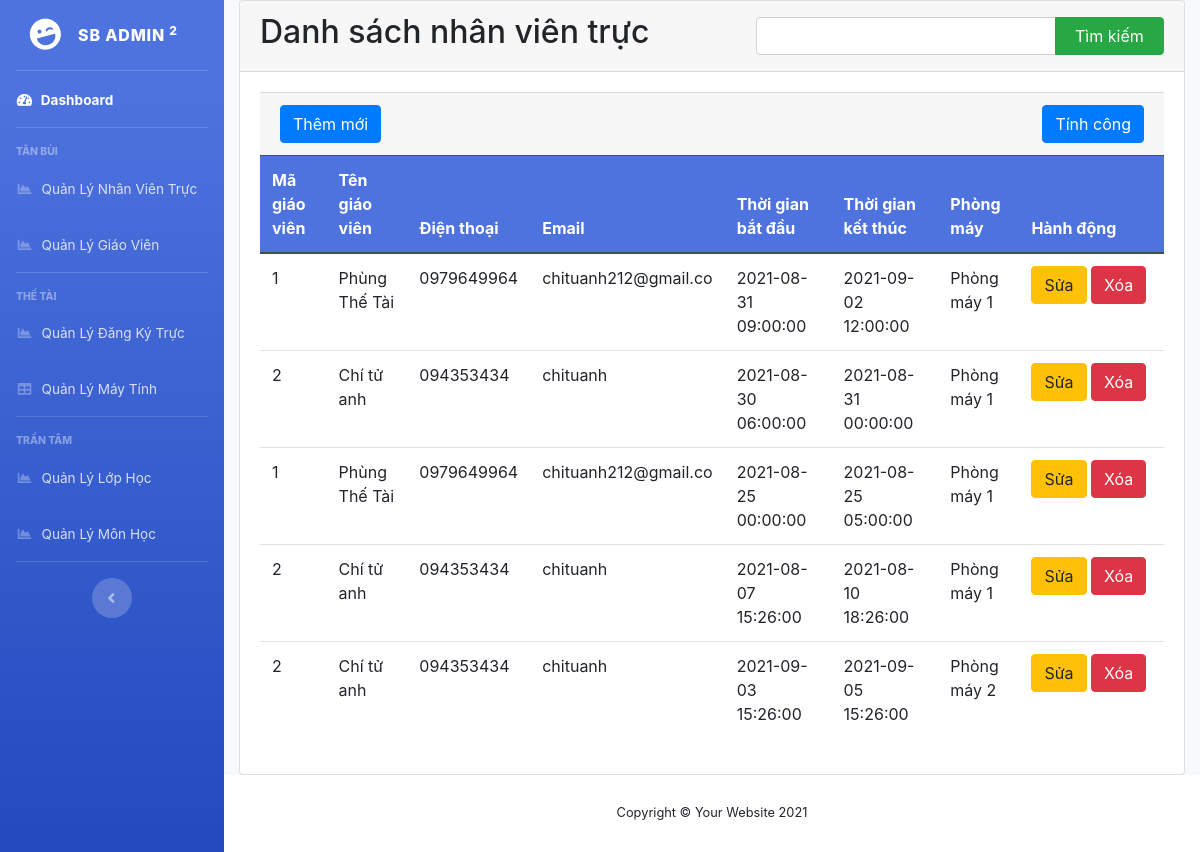
Screenshot of /buidangtan/QLNhanVienTruc/index.php with the database file from the repository.
### tables this page shows
CREATE TABLE `lichtruc` (
  `idLichTruc` int(11) NOT NULL,
  `idPhongMay` int(11) NOT NULL,
  `idGiaoVien` int(11) NOT NULL,
  `timeStart` datetime NOT NULL,
  `timeEnd` datetime NOT NULL
);

CREATE TABLE `giaovien` (
  `idGiaoVien` int(11) NOT NULL,
  `nameGiaoVien` varchar(100) DEFAULT NULL,
  `phoneGiaoVien` varchar(15) DEFAULT NULL,
  `email` varchar(20) DEFAULT NULL,
  `matKhau` varchar(100) DEFAULT NULL,
  `idChucVu` int(11) NOT NULL
);

CREATE TABLE `phongmay` (
  `idPhongMay` int(11) NOT NULL,
  `namePhongMay` varchar(100) DEFAULT NULL,
  `tinhTrang` varchar(100) DEFAULT NULL,
  `soLuongMay` int(11) DEFAULT NULL
);

### buidangtan/QLNhanVienTruc/screen/danhsach.php (the view, shortened to what this page needs)
<?php
try{
    $sqlBase = "SELECT * FROM lichtruc
				INNER JOIN giaovien ON lichtruc.idGiaoVien = giaovien.idGiaoVien
				INNER JOIN phongmay ON lichtruc.idPhongMay = phongmay.idPhongMay ";
	if (isset($_POST['sbm']) && !empty($_POST['search'])) {
    $search = $_POST['search'];
    $sql = "SELECT lichtruc.idGiaoVien, nameGiaoVien, phoneGiaoVien, email, timeStart, timeEnd, lichtruc.idPhongMay, namePhongMay FROM lichtruc
				INNER JOIN giaovien ON lichtruc.idGiaoVien = giaovien.idGiaoVien
				INNER JOIN phongmay ON lichtruc.idPhongMay = phongmay.idPhongMay
				WHERE nameGiaoVien LIKE '%$search%'";
    $query = mysqli_query($connect, $sql);
    $total_subject = mysqli_num_rows($query);
	} else {
    	$sql = $sqlBase;
		$query = mysqli_query($connect, $sql);
	}
}catch (Exception $err) {
    echo 'lỗi rồi';
}
?>
<div class="container-fluid">
    <div class="card">
        <div class="card-header d-flex justify-content-between align-items-center">
            <h2>Danh sách nhân viên trực</h2>
            <form method="POST" class="d-flex" action="">
                <input name="search" type="search" class="form-control">
                <button name="sbm" class="btn btn-success">Tìm kiếm</button>
            </form>
        </div>
        <div class="card-body">
			<div class="card-footer d-flex justify-content-between">
                <a href="index.php?page_layout=them" class="btn btn-primary">
                    Thêm mới
                </a>
				 <a href="index.php?page_layout=tinhcong" class="btn btn-primary">
                    Tính công
                </a>
            </div>
            <table class="table bordered">
                <thead class="thead-dark">
                    <tr>
                        <th>Mã giáo viên</th>
                        <th>Tên giáo viên</th>
                        <th>Điện thoại </th>
                        <th>Email</th>
                        <th>Thời gian bắt đầu</th>
                        <th>Thời gian kết thúc</th>
						<th>Phòng máy</th>
                        <th width="16%">Hành động</th>
                    </tr>
                </thead>
                <tbody>
                    <?php
                    while ($row = mysqli_fetch_assoc($query)) { ?>
                        <tr>
                            <td><?php echo $row['idGiaoVien']; ?></td>
                            <td> <?php echo $row['nameGiaoVien']; ?></td>
                            <td><?php echo $row['phoneGiaoVien']; ?></td>
                            <td><?php echo $row['email']; ?></td>
                            <td><?php echo $row['timeStart']; ?></td>
                            <td><?php echo $row['timeEnd']; ?></td>
                            <td><?php echo $row['namePhongMay']; ?></td>
                            <td>
                                <a class="btn btn-warning" href="index.php?page_layout=sua&id=<?php echo $row['idLichTruc']; ?>">Sửa</a>
                                <a onclick="return Del('<?php echo $row['nameGiaoVien'] ?>','<?php echo $row['timeStart'] ?>')" class="btn btn-danger" href="index.php?page_layout=xoa&id=<?php echo $row['idLichTruc']; ?>">Xóa</a>
                            </td>
                        </tr>
                    <?php } ?>
                </tbody>
            </table>
        </div>
    </div>
</div>

### buidangtan/QLNhanVienTruc/index.php (shortened to what this page needs)
<!DOCTYPE html>
<html lang="en">
<head>
    <link href="../../home/vendor/fontawesome-free/css/all.min.css" rel="stylesheet" type="text/css">
    <link href="../../home/css/sb-admin-2.min.css" rel="stylesheet">
    <link rel="stylesheet" href="https://maxcdn.bootstrapcdn.com/bootstrap/4.5.0/css/bootstrap.min.css">
</head>
<body id="page-top">
    <div id="wrapper">
        <ul class="navbar-nav bg-gradient-primary sidebar sidebar-dark accordion" id="accordionSidebar">
            <a class="sidebar-brand d-flex align-items-center justify-content-center" href="../../home/index.php">
                <div class="sidebar-brand-icon rotate-n-15">
                    <i class="fas fa-laugh-wink"></i>
                </div>
                <div class="sidebar-brand-text mx-3">SB Admin <sup>2</sup></div>
            </a>
            <hr class="sidebar-divider my-0">
            <li class="nav-item active">
                <a class="nav-link" href="../../home/index.php">
                    <i class="fas fa-fw fa-tachometer-alt"></i>
                    <span>Dashboard</span></a>
            </li>
            <hr class="sidebar-divider">
            <div class="sidebar-heading">
                Tân Bùi
            </div>
            <li class="nav-item">
                <a class="nav-link" href="../../buidangtan/QLNhanVienTruc/index.php">
                    <i class="fas fa-fw fa-chart-area"></i>
                    <span>Quản Lý Nhân Viên Trực</span></a>
            </li>
            <li class="nav-item">
                <a class="nav-link" href="../../buidangtan/QLGV/index.php">
                    <i class="fas fa-fw fa-chart-area"></i>
                    <span>Quản Lý Giáo Viên</span></a>
            </li>
            <hr class="sidebar-divider">
            <div class="sidebar-heading">
                Thế Tài
            </div>
            <li class="nav-item">
                <a class="nav-link" href="../../phungthetai/QLDangKy/index.php">
                    <i class="fas fa-fw fa-chart-area"></i>
                    <span>Quản Lý Đăng Ký Trực</span></a>
            </li>
            <li class="nav-item">
                <a class="nav-link" href="../../phungthetai/QLMayTinh/index.php">
                    <i class="fas fa-fw fa-table"></i>
                    <span>Quản Lý Máy Tính</span></a>
            </li>
            <hr class="sidebar-divider">
            <div class="sidebar-heading">
                Trần Tâm
            </div>
            <li class="nav-item">
                <a class="nav-link" href="../../TranTam/QLLH/index.php">
                    <i class="fas fa-fw fa-chart-area"></i>
                    <span>Quản Lý Lớp Học</span></a>
            </li>
            <li class="nav-item">
                <a class="nav-link" href="../../TranTam/QLMH/index.php">
                    <i class="fas fa-fw fa-chart-area"></i>
                    <span>Quản Lý Môn Học</span></a>
            </li>
            <hr class="sidebar-divider d-none d-md-block">
            <div class="text-center d-none d-md-inline">
                <button class="rounded-circle border-0" id="sidebarToggle"></button>
            </div>
        </ul>
        <div id="content-wrapper" class="d-flex flex-column">
            <div id="content">
                <?php
                if (isset($_GET['page_layout'])) {
                    switch ($_GET['page_layout']) {
                        case 'danhsach':
                            require_once 'screen/danhsach.php';
                            break;
                        case 'them':
                            require_once 'screen/them.php';
                            break;
                        case 'tinhcong':
                            require_once 'screen/tinhcong.php';
                            break;
                        case 'sua':
                            require_once 'screen/sua.php';
                            break;
                        case 'xoa':
                            require_once 'screen/xoa.php';
                            break;
                        default:
                            require_once 'screen/danhsach.php';
                            break;
                    }
                } else {
                    require_once 'screen/danhsach.php';
                }
                ?>
            </div>
            <footer class="sticky-footer bg-white">
                <div class="container my-auto">
                    <div class="copyright text-center my-auto">
                        <span>Copyright &copy; Your Website 2021</span>
                    </div>
                </div>
            </footer>
        </div>
    </div>
</body>
</html>

### buidangtan/QLNhanVienTruc/index.php (style rules this page uses)
.card input[type="search"] { margin-right: -6px; }
.table .thead-dark th { background-color: #4e73df !important; }
.card-header button { width: 140px; border-top-left-radius: 0; border-bottom-left-radius: 0; }

### rows the page displays
lichtruc: idGiaoVien.idGiaoVien "1", idGiaoVien.nameGiaoVien "Phùng Thế Tài", idGiaoVien.phoneGiaoVien "0979649964", idGiaoVien.email "chituanh212@gmail.co", timeStart "2021-08-31 09:00:00", timeEnd "2021-09-02 12:00:00", idPhongMay.namePhongMay "Phòng máy 1"
lichtruc: idGiaoVien.idGiaoVien "2", idGiaoVien.nameGiaoVien "Chí tử anh", idGiaoVien.phoneGiaoVien "094353434", idGiaoVien.email "chituanh", timeStart "2021-08-30 06:00:00", timeEnd "2021-08-31 00:00:00", idPhongMay.namePhongMay "Phòng máy 1"
lichtruc: idGiaoVien.idGiaoVien "1", idGiaoVien.nameGiaoVien "Phùng Thế Tài", idGiaoVien.phoneGiaoVien "0979649964", idGiaoVien.email "chituanh212@gmail.co", timeStart "2021-08-25 00:00:00", timeEnd "2021-08-25 05:00:00", idPhongMay.namePhongMay "Phòng máy 1"
lichtruc: idGiaoVien.idGiaoVien "2", idGiaoVien.nameGiaoVien "Chí tử anh", idGiaoVien.phoneGiaoVien "094353434", idGiaoVien.email "chituanh", timeStart "2021-08-07 15:26:00", timeEnd "2021-08-10 18:26:00", idPhongMay.namePhongMay "Phòng máy 1"
lichtruc: idGiaoVien.idGiaoVien "2", idGiaoVien.nameGiaoVien "Chí tử anh", idGiaoVien.phoneGiaoVien "094353434", idGiaoVien.email "chituanh", timeStart "2021-09-03 15:26:00", timeEnd "2021-09-05 15:26:00", idPhongMay.namePhongMay "Phòng máy 2"
